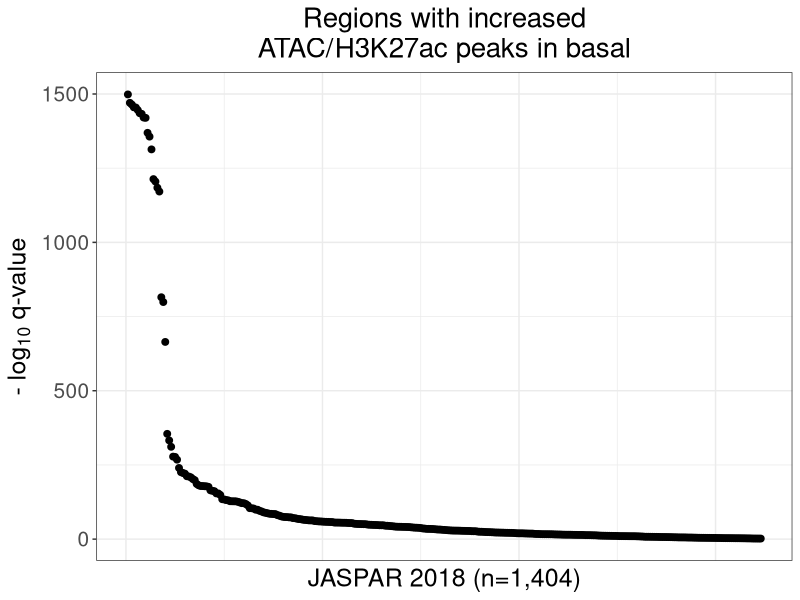

Source code (R):
### Extended Fig10 n ###
options(stringsAsFactors=FALSE)
options(java.parameters="-Xmx16g")
library(ggplot2)
library(ggrepel)

myData <- read.table("data/AME/ame_result_decreased.tsv")

adj_p <- myData$V7[2:nrow(myData)]
score <- numeric(0)
for(j in 1:length(adj_p)){
  tmp <- as.numeric(strsplit(adj_p[j], "e-")[[1]])
  score_tmp <- tmp[2] - log10(tmp[1])
  score <- c(score, score_tmp)
}

colnames(myData) <- myData[1,]
myData <- myData[-1,]
res <- cbind(myData[,c(1,3,4,9,14:17)], score)
rownames(res) <- res$rank
res$rank <- as.numeric(res$rank)

p <- ggplot(res, aes(x=rank, y=score)) + geom_point(size=2)
p <- p + theme_bw()
title <- "Regions with increased\nATAC/H3K27ac peaks in basal"
p <- p + labs(x="JASPAR 2018 (n=1,404)", y=expression("-" ~ log[10] ~ "q-value"), title=title)
p <- p + theme(plot.title=element_text(size=20, hjust=0.5),
               axis.title=element_text(size=18),
			   axis.text.y=element_text(size=15),
               axis.text.x=element_blank(),
			   axis.ticks.x=element_blank())
p <- p + geom_text_repel(data=res[1:10,], 
                         aes(label=res$motif_alt_ID[1:10]), 
                         point.padding=unit(0.3, "lines"), 
                         box.padding=unit(0.8, "lines"))

pdf("Extended_Figure10/image/Extended_Fig10n.pdf", width=5, height=5)
print(p)
dev.off()
